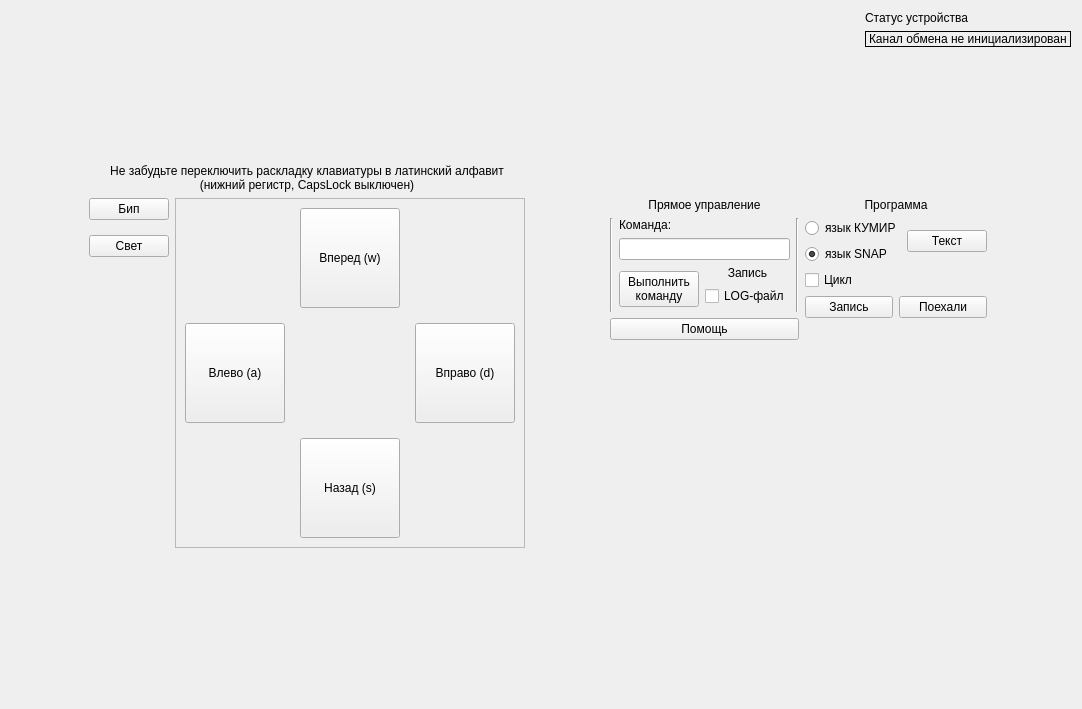
<?xml version="1.0" encoding="UTF-8"?>
<ui version="4.0">
 <class>BluetoothMode</class>
 <widget class="QWidget" name="BluetoothMode">
  <property name="geometry">
   <rect>
    <x>0</x>
    <y>0</y>
    <width>1082</width>
    <height>709</height>
   </rect>
  </property>
  <property name="sizePolicy">
   <sizepolicy hsizetype="Expanding" vsizetype="Expanding">
    <horstretch>0</horstretch>
    <verstretch>0</verstretch>
   </sizepolicy>
  </property>
  <property name="windowTitle">
   <string>Form</string>
  </property>
  <layout class="QVBoxLayout" name="verticalLayout">
   <item>
    <layout class="QHBoxLayout" name="horizontalLayout">
     <item>
      <spacer name="horizontalSpacer">
       <property name="orientation">
        <enum>Qt::Horizontal</enum>
       </property>
       <property name="sizeHint" stdset="0">
        <size>
         <width>40</width>
         <height>20</height>
        </size>
       </property>
      </spacer>
     </item>
     <item>
      <layout class="QVBoxLayout" name="verticalLayout_6">
       <item>
        <widget class="QLabel" name="label_5">
         <property name="text">
          <string>Статус устройства</string>
         </property>
        </widget>
       </item>
       <item>
        <widget class="QLabel" name="LStatus">
         <property name="frameShape">
          <enum>QFrame::Box</enum>
         </property>
         <property name="text">
          <string>Канал обмена не инициализирован</string>
         </property>
        </widget>
       </item>
      </layout>
     </item>
    </layout>
   </item>
   <item>
    <spacer name="verticalSpacer_5">
     <property name="orientation">
      <enum>Qt::Vertical</enum>
     </property>
     <property name="sizeHint" stdset="0">
      <size>
       <width>20</width>
       <height>40</height>
      </size>
     </property>
    </spacer>
   </item>
   <item>
    <layout class="QGridLayout" name="gridLayout_2">
     <item row="1" column="4">
      <layout class="QVBoxLayout" name="verticalLayout_2">
       <item>
        <widget class="QLabel" name="label_33">
         <property name="text">
          <string>Прямое управление</string>
         </property>
         <property name="alignment">
          <set>Qt::AlignCenter</set>
         </property>
        </widget>
       </item>
       <item>
        <layout class="QHBoxLayout" name="horizontalLayout_2">
         <item>
          <widget class="Line" name="line_21">
           <property name="orientation">
            <enum>Qt::Vertical</enum>
           </property>
          </widget>
         </item>
         <item>
          <layout class="QGridLayout" name="gridLayout_4">
           <item row="3" column="1">
            <widget class="QCheckBox" name="checkLog">
             <property name="text">
              <string>LOG-файл</string>
             </property>
             <property name="autoRepeatDelay">
              <number>200</number>
             </property>
            </widget>
           </item>
           <item row="2" column="0" rowspan="3">
            <widget class="QPushButton" name="BRuchnComm">
             <property name="text">
              <string>Выполнить
команду</string>
             </property>
            </widget>
           </item>
           <item row="1" column="0" colspan="2">
            <widget class="QLineEdit" name="CommTextEdit"/>
           </item>
           <item row="2" column="1">
            <widget class="QLabel" name="label_35">
             <property name="text">
              <string>Запись</string>
             </property>
             <property name="alignment">
              <set>Qt::AlignCenter</set>
             </property>
            </widget>
           </item>
           <item row="0" column="0">
            <widget class="QLabel" name="label_34">
             <property name="text">
              <string>Команда:</string>
             </property>
            </widget>
           </item>
          </layout>
         </item>
         <item>
          <widget class="Line" name="line_29">
           <property name="orientation">
            <enum>Qt::Vertical</enum>
           </property>
          </widget>
         </item>
        </layout>
       </item>
       <item>
        <widget class="QPushButton" name="BHelp">
         <property name="text">
          <string>Помощь</string>
         </property>
        </widget>
       </item>
       <item>
        <spacer name="verticalSpacer_3">
         <property name="orientation">
          <enum>Qt::Vertical</enum>
         </property>
         <property name="sizeHint" stdset="0">
          <size>
           <width>20</width>
           <height>40</height>
          </size>
         </property>
        </spacer>
       </item>
      </layout>
     </item>
     <item row="1" column="1">
      <layout class="QVBoxLayout" name="verticalLayout_7">
       <property name="spacing">
        <number>15</number>
       </property>
       <item>
        <widget class="QPushButton" name="BBell">
         <property name="sizePolicy">
          <sizepolicy hsizetype="Fixed" vsizetype="Fixed">
           <horstretch>0</horstretch>
           <verstretch>0</verstretch>
          </sizepolicy>
         </property>
         <property name="text">
          <string>Бип</string>
         </property>
        </widget>
       </item>
       <item>
        <widget class="QPushButton" name="BLight">
         <property name="sizePolicy">
          <sizepolicy hsizetype="Fixed" vsizetype="Fixed">
           <horstretch>0</horstretch>
           <verstretch>0</verstretch>
          </sizepolicy>
         </property>
         <property name="text">
          <string>Свет</string>
         </property>
        </widget>
       </item>
       <item>
        <spacer name="verticalSpacer">
         <property name="orientation">
          <enum>Qt::Vertical</enum>
         </property>
         <property name="sizeHint" stdset="0">
          <size>
           <width>20</width>
           <height>40</height>
          </size>
         </property>
        </spacer>
       </item>
      </layout>
     </item>
     <item row="1" column="2">
      <layout class="QVBoxLayout" name="verticalLayout_4">
       <item>
        <widget class="QFrame" name="frame_2">
         <property name="sizePolicy">
          <sizepolicy hsizetype="Fixed" vsizetype="Fixed">
           <horstretch>0</horstretch>
           <verstretch>0</verstretch>
          </sizepolicy>
         </property>
         <property name="frameShape">
          <enum>QFrame::StyledPanel</enum>
         </property>
         <property name="frameShadow">
          <enum>QFrame::Raised</enum>
         </property>
         <layout class="QGridLayout" name="gridLayout">
          <property name="spacing">
           <number>15</number>
          </property>
          <item row="1" column="0">
           <widget class="QPushButton" name="BLeft">
            <property name="sizePolicy">
             <sizepolicy hsizetype="Fixed" vsizetype="Fixed">
              <horstretch>0</horstretch>
              <verstretch>0</verstretch>
             </sizepolicy>
            </property>
            <property name="minimumSize">
             <size>
              <width>100</width>
              <height>100</height>
             </size>
            </property>
            <property name="text">
             <string>Влево (a)</string>
            </property>
           </widget>
          </item>
          <item row="1" column="4">
           <widget class="QPushButton" name="BRight">
            <property name="sizePolicy">
             <sizepolicy hsizetype="Fixed" vsizetype="Fixed">
              <horstretch>0</horstretch>
              <verstretch>0</verstretch>
             </sizepolicy>
            </property>
            <property name="minimumSize">
             <size>
              <width>100</width>
              <height>100</height>
             </size>
            </property>
            <property name="text">
             <string>Вправо (d)</string>
            </property>
           </widget>
          </item>
          <item row="2" column="2">
           <widget class="QPushButton" name="BDown">
            <property name="sizePolicy">
             <sizepolicy hsizetype="Fixed" vsizetype="Fixed">
              <horstretch>0</horstretch>
              <verstretch>0</verstretch>
             </sizepolicy>
            </property>
            <property name="minimumSize">
             <size>
              <width>100</width>
              <height>100</height>
             </size>
            </property>
            <property name="text">
             <string>Назад (s)</string>
            </property>
           </widget>
          </item>
          <item row="0" column="2">
           <widget class="QPushButton" name="BUp">
            <property name="enabled">
             <bool>true</bool>
            </property>
            <property name="sizePolicy">
             <sizepolicy hsizetype="Fixed" vsizetype="Fixed">
              <horstretch>0</horstretch>
              <verstretch>0</verstretch>
             </sizepolicy>
            </property>
            <property name="minimumSize">
             <size>
              <width>100</width>
              <height>100</height>
             </size>
            </property>
            <property name="text">
             <string>Вперед (w)</string>
            </property>
           </widget>
          </item>
         </layout>
        </widget>
       </item>
       <item>
        <spacer name="verticalSpacer_2">
         <property name="orientation">
          <enum>Qt::Vertical</enum>
         </property>
         <property name="sizeHint" stdset="0">
          <size>
           <width>20</width>
           <height>40</height>
          </size>
         </property>
        </spacer>
       </item>
      </layout>
     </item>
     <item row="1" column="3">
      <spacer name="horizontalSpacer_7">
       <property name="orientation">
        <enum>Qt::Horizontal</enum>
       </property>
       <property name="sizeHint" stdset="0">
        <size>
         <width>40</width>
         <height>20</height>
        </size>
       </property>
      </spacer>
     </item>
     <item row="1" column="0">
      <spacer name="horizontalSpacer_5">
       <property name="orientation">
        <enum>Qt::Horizontal</enum>
       </property>
       <property name="sizeHint" stdset="0">
        <size>
         <width>40</width>
         <height>20</height>
        </size>
       </property>
      </spacer>
     </item>
     <item row="1" column="6">
      <spacer name="horizontalSpacer_4">
       <property name="orientation">
        <enum>Qt::Horizontal</enum>
       </property>
       <property name="sizeHint" stdset="0">
        <size>
         <width>40</width>
         <height>20</height>
        </size>
       </property>
      </spacer>
     </item>
     <item row="1" column="5">
      <layout class="QVBoxLayout" name="verticalLayout_3">
       <item>
        <widget class="QLabel" name="label_32">
         <property name="text">
          <string>&lt;html&gt;&lt;head/&gt;&lt;body&gt;&lt;p align=&quot;center&quot;&gt;Программа&lt;/p&gt;&lt;/body&gt;&lt;/html&gt;</string>
         </property>
        </widget>
       </item>
       <item>
        <layout class="QHBoxLayout" name="horizontalLayout_3">
         <item>
          <layout class="QVBoxLayout" name="verticalLayout_17">
           <item>
            <widget class="QRadioButton" name="BKumir">
             <property name="text">
              <string>язык КУМИР</string>
             </property>
             <property name="checked">
              <bool>false</bool>
             </property>
            </widget>
           </item>
           <item>
            <widget class="QRadioButton" name="BXML">
             <property name="enabled">
              <bool>true</bool>
             </property>
             <property name="text">
              <string>язык SNAP</string>
             </property>
             <property name="checked">
              <bool>true</bool>
             </property>
            </widget>
           </item>
          </layout>
         </item>
         <item>
          <widget class="QPushButton" name="BPokazProgr">
           <property name="text">
            <string>Текст</string>
           </property>
          </widget>
         </item>
        </layout>
       </item>
       <item>
        <widget class="QCheckBox" name="checkCicl">
         <property name="text">
          <string>Цикл</string>
         </property>
        </widget>
       </item>
       <item>
        <layout class="QHBoxLayout" name="horizontalLayout_5">
         <item>
          <widget class="QPushButton" name="BRec">
           <property name="enabled">
            <bool>true</bool>
           </property>
           <property name="text">
            <string>Запись</string>
           </property>
           <property name="checkable">
            <bool>true</bool>
           </property>
          </widget>
         </item>
         <item>
          <widget class="QPushButton" name="BPlay">
           <property name="text">
            <string>Поехали</string>
           </property>
           <property name="checkable">
            <bool>true</bool>
           </property>
          </widget>
         </item>
        </layout>
       </item>
       <item>
        <spacer name="verticalSpacer_4">
         <property name="orientation">
          <enum>Qt::Vertical</enum>
         </property>
         <property name="sizeHint" stdset="0">
          <size>
           <width>20</width>
           <height>40</height>
          </size>
         </property>
        </spacer>
       </item>
      </layout>
     </item>
     <item row="0" column="1" colspan="2">
      <widget class="QLabel" name="label_20">
       <property name="text">
        <string>Не забудьте переключить раскладку клавиатуры в латинский алфавит (нижний регистр, CapsLock выключен)</string>
       </property>
       <property name="scaledContents">
        <bool>false</bool>
       </property>
       <property name="alignment">
        <set>Qt::AlignCenter</set>
       </property>
       <property name="wordWrap">
        <bool>true</bool>
       </property>
      </widget>
     </item>
     <item row="0" column="5" colspan="2">
      <widget class="QLabel" name="label_logotip_b">
       <property name="sizePolicy">
        <sizepolicy hsizetype="Fixed" vsizetype="Fixed">
         <horstretch>0</horstretch>
         <verstretch>0</verstretch>
        </sizepolicy>
       </property>
       <property name="text">
        <string/>
       </property>
       <property name="pixmap">
        <pixmap resource="../res.qrc">:/image/image/umki_logo_m.png</pixmap>
       </property>
      </widget>
     </item>
    </layout>
   </item>
   <item>
    <spacer name="verticalSpacer_6">
     <property name="orientation">
      <enum>Qt::Vertical</enum>
     </property>
     <property name="sizeHint" stdset="0">
      <size>
       <width>20</width>
       <height>40</height>
      </size>
     </property>
    </spacer>
   </item>
  </layout>
 </widget>
 <resources>
  <include location="../res.qrc"/>
 </resources>
 <connections/>
</ui>
